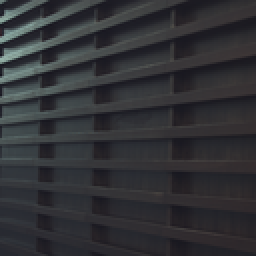
%> input picture 22-demosaicking-algorithms/general_functions/woodwall_0.png, 128 x 128 px, shrunk from 1024 x 1024 before the run (shown 2 times larger); the run also reads 2 pictures not shown here
$ octave Run_NSB.m   (GNU Octave 9; MATLAB toolbox functions it lacks are replaced by stand-ins)
%> lines starting %> are read from the running program, lines starting %| are printed output that depends on the picture
### 22-demosaicking-algorithms/general_functions/normalize2D.m
% This function normalizes a 2D matrix I0 to a 0-1 2D matrix I.
%
function I=normalize2D(I0)

I0=double(I0);
MAX=max(max(I0));
MIN=min(min(I0));
delta=MAX-MIN;

[r,c]=size(I0);
I=zeros(r,c);
for i=1:r
    for j=1:c
     I(i,j)=((I0(i,j)-MIN)./delta);
    end
end

end

### 22-demosaicking-algorithms/general_functions/calculateStokes.m
% This function calculates the 5 polarization parameters of the pixel.
%
% Output parameters:
%  5 polarization parameters: s0,s1,s2,DOLP,AOLP
%
% Input parameters:
%  4 intensity parameters of the pixel: i0,i45,i90,i135
%
function [s0,s1,s2,DOLP,AOLP] = calculateStokes(i0,i45,i90,i135)

% i0,i45,i90,i135: 0~1;
% make sure S0: 0~1, S1: -1~1, S2: -1~1
s0 = 0.5*(i0 + i45 + i90 + i135);
s0 = s0/2;
s1 = i0 - i90;
s2 = i45 - i135;

% make sure DOLP: 0~1
DOLP = sqrt(s1.*s1 + s2.*s2)./(s0);
DOLP(DOLP>1) = 1;
DOLP(DOLP<0) = 0;
DOLP(isnan(DOLP)) = 0;
DOLP(isinf(DOLP)) = 1;

% make sure AOLP: 0~1
AOLP = (1/2) * atan2(s2,s1);
AOLP = AOLP * 180 / pi;
AOLP = mod(AOLP,180)/180.0;

 if max(i0(:)) > 255 || max(i45(:)) > 255 || max(i90(:)) > 255 || max(i135(:)) > 255
    s1 = (s1 + 65535)/131070;
    s2 = (s2 + 65535)/131070;
 elseif max(i0(:) < 1) || max(i45(:) < 1) || max(i90(:) < 1) || max(i135(:) < 1)
    s1 = (s1 + 1)/2;
    s2 = (s2 + 1)/2;
 else
    s1 = (s1 + 255)/510;
    s2 = (s2 + 255)/510;
 end

end

### 22-demosaicking-algorithms/Novel smoothness based (NSB)/Smoothness.m
%% Demosaic a matrix, and get 4 full-resolution intensity matrices with
% 'novel smoothness based' algorithm
%
%% Input:
% The mosaic matrix
%
%% Output:
% 4 demosaiced matrices (4 intensity matrices)
function [I0_d,I45_d,I90_d,I135_d] = Smoothness(mosaic)
% 90 45
% 135 0
I90=mosaic(:,:,1);
I45=mosaic(:,:,2);
I135=mosaic(:,:,3);
I0=mosaic(:,:,4);
I90=padarray(I90,[3 3]);
I45=padarray(I45,[3 3]);
I135=padarray(I135,[3 3]);
I0=padarray(I0,[3 3]);

I=sum(mosaic,3);
I=padarray(I,[3 3]);
[r,c]=size(I);
%% sigma
S=zeros(r,c);
n=0;
for i=4:2:r-3
    for j=4:2:c-3
        E=(I(i,j)+I(i,j+1)+I(i+1,j)+I(i+1,j+1))/4;
        J=1/3*((I(i,j)-E)^2+(I(i,j+1)-E)^2+(I(i+1,j)-E)^2+(I(i+1,j+1)-E)^2);
        s=sqrt(J);
        S(i,j)=s;
        n=n+1;
    end
end
S_m=sum(sum(S))/n;
%% compare and interpolate
for i=4:2:r-3
    for j=4:2:c-3
        if S(i,j)<S_m
            % bilinear
            % 90
            I90(i+1,j+1)=(I90(i,j)+I90(i,j+2)+I90(i+2,j)+I90(i+2,j+2))/4;
            I90(i,j+1)=(I90(i,j)+I90(i,j+2))/2;
            I90(i+1,j)=(I90(i,j)+I90(i+2,j))/2;
            %45
            I45(i+1,j)=(I45(i,j-1)+I45(i,j+1)+I45(i+2,j-1)+I45(i+2,j+1))/4;
            I45(i,j)=(I45(i,j-1)+I45(i,j+1))/2;
            I45(i+1,j+1)=(I45(i,j+1)+I45(i+2,j+1))/2;
           %135
            I135(i,j+1)=(I135(i+1,j)+I135(i-1,j)+I135(i-1,j+2)+I135(i+1,j+2))/4;
            I135(i,j)=(I135(i-1,j)+I135(i+1,j))/2;
            I135(i+1,j+1)=(I135(i+1,j)+I135(i+1,j+2))/2;
            %0
            I0(i,j)=(I0(i-1,j-1)+I0(i-1,j+1)+I0(i+1,j-1)+I0(i+1,j+1))/4;
            I0(i,j+1)=(I0(i-1,j+1)+I0(i+1,j+1))/2;
            I0(i+1,j)=(I0(i+1,j-1)+I0(i+1,j+1))/2;
        else
            % bicubic
           B90=I(i-2:2:i+4,j-2:2:j+4);
           I90(i+1,j+1)=bicu(B90,0.5,0.5);
           I90(i,j+1)=bicu(B90,0,0.5);
           I90(i+1,j)=bicu(B90,0.5,0);

           B45=I(i-2:2:i+4,j-3:2:j+3);
           I45(i+1,j)=bicu(B45,0.5,0.5);
           I45(i,j)=bicu(B45,0,0.5);
           I45(i+1,j+1)=bicu(B45,0.5,0);

           B135=I(i-3:2:i+3,j-2:2:j+4);
           I135(i,j+1)=bicu(B135,0.5,0.5);
           I135(i,j)=bicu(B135,0.5,0);
           I135(i+1,j+1)=bicu(B135,0,0.5);

           B0=I(i-3:2:i+3,j-3:2:j+3);
           I0(i,j)=bicu(B0,0.5,0.5);
           I0(i,j+1)=bicu(B0,0.5,0);
           I0(i+1,j)=bicu(B0,0,0.5);
          end
    end
end

I0_d=I0(4:r-3,4:c-3);
I45_d=I45(4:r-3,4:c-3);
I135_d=I135(4:r-3,4:c-3);
I90_d=I90(4:r-3,4:c-3);

end

### 22-demosaicking-algorithms/general_functions/Impsnr.m
% This function calculate the psnr between images X and Y (X or Y is not
% AOLP).
%
% Output parameters:
%  psnr: psnr between images X and Y
%
% Input parameters:
%  X: image whose dimensions should be same to that of Y
%  Y: image whose dimensions should be same to that of X
%  peak (optional): peak value (default: 255)
%  b (optional): border size to be neglected for evaluation
%
function psnr = Impsnr(X, Y, peak, b)

% decide the parameters
if( nargin < 3 ) % nargin is the number of input parameters
 peak = 255;
end

if( nargin < 4 )
 b = 0;
end

if( b > 0 )
 X = X(b:size(X,1)-b, b:size(X,2)-b,:);
 Y = Y(b:size(Y,1)-b, b:size(Y,2)-b,:);
end

% calculate psnr between X and Y
dif = (X - Y);
dif = dif .* dif;
for i=1:size(dif, 3)
 d = dif(:,:,i);
 mse = sum( d(:) ) / numel(d)+1e-32;
 psnr(i) = 10 * log10( peak * peak / mse );
end

end

### 22-demosaicking-algorithms/general_functions/Impsnr_AOLP.m
% This function calculates the psnr between AOLP images X and Y.
%
% Output parameters:
%  psnr: psnr between AOLP images X and Y
%
% Input parameters:
%  X: image whose dimensions should be same to that of Y
%  Y: image whose dimensions should be same to that of X
%  b (optional): border size to be neglected for evaluation
%
function psnr_AOLP = Impsnr_AOLP(x, y, b)

if( b > 0 )
     x = x(b:size(x,1)-b, b:size(x,2)-b,:);
     y = y(b:size(y,1)-b, b:size(y,2)-b,:);
end

 x = within01( x );
 y = within01( y );

 x = x(:);
 y = y(:);

 d0 = x - y;     d0 = d0 .* d0;
 dp = (x+1) - y; dp = dp .* dp;
 dn = (x-1) - y; dn = dn .* dn;

 dif = cat( 3, d0, dp, dn );
 dif = min( dif, [], 3 );

 mse = sum( dif ) / numel(dif);
 psnr_AOLP = 10*log10(1/mse);

end


function dst = within01( src )
 dst = src;

 d = ( dst > 1 );
 while( sum(d(:)) > 0 )
  dst = dst - d;
  d = ( dst > 1 );
 end

 d = ( dst < 0 );
 while( sum(d(:)) > 0 )
  dst = dst + d;
  d = ( dst < 1 );
 end

end

### 22-demosaicking-algorithms/general_functions/DrawPairs.m
% This function shows 10 pairs of polarization-parameter images.
% Each pair contains an origin image and a demosaicked image.
%
% Output parameters:
%  10 pairs of images in 5 figures
%
% Input parameters:
%  all polarization-parameter matrixes (both origin and demisaicked ones)
%
function DrawPairs(I0,I45,I90,I135,S0,S1,S2,DOLP,AOLP,I0_d,I45_d,I90_d,I135_d,S0_d,S1_d,S2_d,DOLP_d,AOLP_d)

%% prepare for origin
 z = ones(size(AOLP));
 hsv = cat(3,AOLP,DOLP,z);
 rgb = hsv2rgb(hsv);

 z = ones(size(AOLP_d));
 hsv_d = cat(3,AOLP_d,DOLP_d,z);
 rgb_d = hsv2rgb(hsv_d);

 %% draw pairs : 5 seperate images
     % intensity images
     figure('units','normalized','outerposition',[0 0 1 1]);set(gcf,'Color',[1,1,1]);
     subplot(2,4,1);imshow(I0(:,:));title(['I0 ']); subplot(2,4,2);imshow(I0_d(:,:));title(['I0-d ']);
     subplot(2,4,3);imshow(I45(:,:));title(['I45 ']); subplot(2,4,4);imshow(I45_d(:,:));title(['I45-d ']);
     subplot(2,4,5);imshow(I90(:,:));title(['I90 ']); subplot(2,4,6);imshow(I90_d(:,:));title(['I90-d ']);
     subplot(2,4,7);imshow(I135(:,:));title(['I135 ']); subplot(2,4,8);imshow(I135_d(:,:));title(['I135-d ']);
     saveas(gcf, 'Results/intensity.png');

     % Stokes images
     figure('units','normalized','outerposition',[0 0 1 1]);set(gcf,'Color',[1,1,1]);
     subplot(1,6,1);imshow(im2double(S0(:,:)));title('S0'); subplot(1,6,2);imshow(im2double(S0_d(:,:)));title('S0-d');
     subplot(1,6,3);imshow(im2double(S1(:,:)));title('S1'); subplot(1,6,4);imshow(im2double(S1_d(:,:)));title('S1-d');
     subplot(1,6,5);imshow(im2double(S2(:,:)));title('S2'); subplot(1,6,6);imshow(im2double(S2_d(:,:)));title('S2-d');
     saveas(gcf, 'Results/stokes.png');

     % DOLP images
     figure(3);
     subplot(1,2,1);imshow((DOLP(:,:)),[0 1 ]);title('DOLP');colorbar('Ticks',[0,0.25,0.50,0.75,1],'TickLabels',{'0%','25%','50%','75%','100%'});
     subplot(1,2,2);imshow((DOLP_d(:,:)),[0 1 ]);title('DOLP-d');colorbar('Ticks',[0,0.25,0.50,0.75,1],'TickLabels',{'0%','25%','50%','75%','100%'});
     saveas(gcf, 'Results/DOLP.png');

     % AOLP images
     figure(4);
     ax2 = subplot(1,2,1);imshow(im2double(AOLP(:,:)));colormap(ax2,'jet');colorbar('Ticks',[0,0.25,0.50,0.75,1],'TickLabels',{'0°','45°','90°','135°','180°'});title('AOLP');
     ax2_d = subplot(1,2,2);imshow(im2double(AOLP_d(:,:)));colormap(ax2_d,'jet');colorbar('Ticks',[0,0.25,0.50,0.75,1],'TickLabels',{'0°','45°','90°','135°','180°'});title('AOLP-d');
     saveas(gcf, 'Results/AOLP.png');

     % AOLP DOLP HSV image
     figure(5);
     subplot(1,2,1);imshow(rgb);title(['AOP-DOP']);
     subplot(1,2,2);imshow(rgb_d);title(['AOP-DOP-d']);
     saveas(gcf, 'Results/AOLP-DOLP.png');

end

### 22-demosaicking-algorithms/Novel smoothness based (NSB)/Run_NSB.m
%% Describe:
% This code shows the algorithm's demosaicing ability intuitively.
% It will mosaic a ground-truth scenario first, demosaic it with the
%   specific algorithm discussed in this folder, and then compare
%   the polarization parameters before and after demosaicing.
% It will use subjective and objective indicators to describe the demosaicing
%   performance.
%
%% Note:
% Make sure to put this code and the 'general_functions' folder in the
%   same folder.
%
%% Input:
% 4 RGB polarization images from the scenario 'woodwall'.
%
%% Output:
% 5 figures: showing 9 pairs of ground-truth and demosaiced polarization-
%   parameter images, including I0, I45, I90, I135, S0, S1, S2, DOLP and AOLP.
% A 'result' excel: PSNRs of these 9 pairs of images.


%% PRE
clc
close all;
clear all;
% add functions folder
addpath('general_functions');
% Result folder
if exist('Results') == 0
    mkdir('Results')
end
tic
% read polarization images (4 RGB pics)
I0 = double(imread('woodwall_0.png'));
I45 = double(imread('woodwall_45.png'));
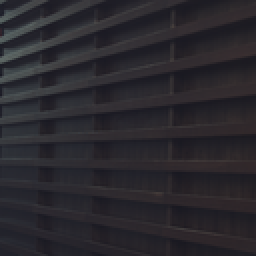
%> input picture 22-demosaicking-algorithms/general_functions/woodwall_45.png, 128 x 128 px, shrunk from 1024 x 1024 before the run (shown 2 times larger)
I90 = double(imread('woodwall_90.png'));
I135 = double(imread('woodwall_135.png'));
% abstract monochrome polarization image by green channel: origin
I0 = normalize2D(I0(:,:,2));
%> in normalize2D, `MAX=max(max(I0));`: MAX = 179
%> in normalize2D, `MIN=min(min(I0));`: MIN = 18
%> in normalize2D, `delta=MAX-MIN;`: delta = 161
%> after the loop in normalize2D, `for i=1:r`:
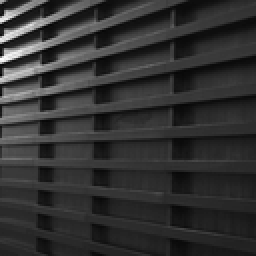
%> I: size 128x128 double (shown 2 times larger); min 0, max 1, mean 0.198
I45 = normalize2D(I45(:,:,2));
I90 = normalize2D(I90(:,:,2));
I135 = normalize2D(I135(:,:,2));
origin = cat(3,I90,I45,I135,I0);
%% caculate polarization parameters of Origin Image (I0,I45,I90,I135)
[S0,S1,S2,DOLP,AOLP] = calculateStokes(I0,I45,I90,I135);
%> in calculateStokes, `DOLP(DOLP>1) = 1;`:
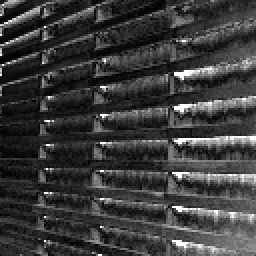
%> DOLP: size 128x128 double (shown 2 times larger); min 0.00154, max 1, mean 0.234


%% set mosaic pattern: mask
% 90 45
% 135 0
r = size(I0,1);
%> r = 128
c = size(I0,2);
%> c = 128
mask = [];
for i = 1:2
    for j = 1:2
        temp_mask = zeros(r,c);
        temp_mask(i:2:end,j:2:end) = 1;
        mask = cat(3,mask,temp_mask);
    end
end
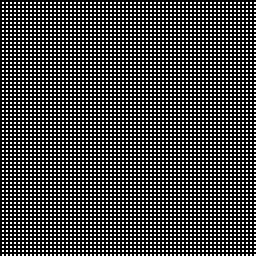
%> temp_mask: size 128x128 double (shown 2 times larger); values 0 (black) and 1 (white), 25% white in thin lines or dots
mask_90 = mask(:,:,1);
mask_45 = mask(:,:,2);
mask_135 = mask(:,:,3);
mask_0 = mask(:,:,4);
%% make the Mosaic Image: mosaic
mosaic(:,:,1) = origin(:,:,1) .* mask_90;
mosaic(:,:,2) = origin(:,:,2) .* mask_45;
mosaic(:,:,3) = origin(:,:,3) .* mask_135;
%> mosaic: size 128x128x3 double
mosaic(:,:,4) = origin(:,:,4) .* mask_0;
%> mosaic: size 128x128x4 double


%% get the Demosaic Image: demosaic (I0_d,I45_d,I90_d,I135_d)
[I0_d,I45_d,I90_d,I135_d] = Smoothness(mosaic);
%> after the loop in Smoothness, `for i=4:2:r-3`:
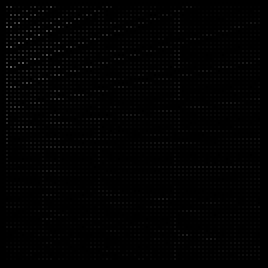
%> S: size 134x134 double (shown 2 times larger); min 0, max 0.39, mean 0.00805
%> after the loop in Smoothness, `for i=4:2:r-3`: n = 4096
%> in Smoothness, `S_m=sum(sum(S))/n;`: S_m = 0.0353
%> after the loop in Smoothness, `for i=4:2:r-3`:
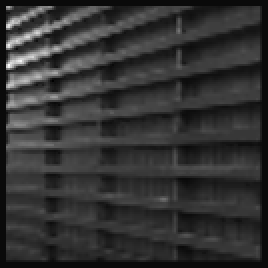
%> I90: size 134x134 double (shown 2 times larger); min -0.0474, max 1.16, mean 0.193; drawn with min black and max white
%> after the loop in Smoothness, `for i=4:2:r-3`: B0 = [0.13 0.149 0.0807 0.0683; 0.13 0.149 0.087 0.0745; 0.106 0.155 0.087 0.0807; 0 0 0 0]; B135 = [0.146 0.168 0.073 0.073; 0.153 0.161 0.0876 0.0803; 0.131 0.168 0.0876 0.0949; 0 0 0 0]; B45 = [0.138 0.175 0.1 0.075; 0.125 0.188 0.1 0.0875; 0 0 0 0; 0 0 0 0]; B90 = [0.148 0.23 0.082 0.0656; 0.164 0.213 0.0984 0.0984; 0 0 0 0; 0 0 0 0]
%> in Smoothness, `I0_d=I0(4:r-3,4:c-3);`:
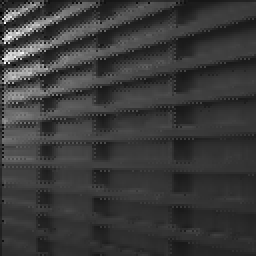
%> I0_d: size 128x128 double (shown 2 times larger); min -0.0745, max 1.11, mean 0.196; drawn with min black and max white
toc
t=toc;
%% caculate polarization parameters of Demosaic Image (S0_d,S1_d,S2_d,DOLP_d,AOLP_d)
[S0_d,S1_d,S2_d,DOLP_d,AOLP_d] = calculateStokes(I0_d,I45_d,I90_d,I135_d);


%% caculate PSNR, and use images
% show 10 image pairs
DrawPairs(I0,I45,I90,I135,S0,S1,S2,DOLP,AOLP,I0_d,I45_d,I90_d,I135_d,S0_d,S1_d,S2_d,DOLP_d,AOLP_d);
% calculate PSNRs by excluding a 15(or 14) pixel wide margin each side
psnr_90 = Impsnr(I90_d,I90,1,15);
%> the loop in Impsnr, `for i=1:size(dif, 3)` made 1 pass
%> mse on pass 1: 0.000974
%> psnr_90 = 30.12
psnr_45 = Impsnr(I45_d,I45,1,15);
%> the loop in Impsnr (call 2), `for i=1:size(dif, 3)` made 1 pass
%> mse on pass 1: 0.00151
%> psnr_45 = 28.22
psnr_135 = Impsnr(I135_d,I135,1,15);
%> psnr_135 = 25.7
psnr_0 = Impsnr(I0_d,I0,1,15);
%> psnr_0 = 25.37
psnr_S0 = Impsnr(S0_d,S0,1,15);
%> psnr_S0 = 30.25
psnr_S1 = Impsnr(S1_d,S1,1,15);
%> psnr_S1 = 31.05
psnr_S2 = Impsnr(S2_d,S2,1,15);
%> psnr_S2 = 31.75
psnr_DOLP = Impsnr(DOLP_d,DOLP,1,15);
%> psnr_DOLP = 12.27
psnr_AOLP = Impsnr_AOLP(AOLP_d,AOLP,15);
%> in Impsnr_AOLP, `mse = sum( dif ) / numel(dif);`: mse = 0.0345
%> in Impsnr_AOLP, `psnr_AOLP = 10*log10(1/mse);`: psnr_AOLP = 14.62
%> psnr_AOLP = 14.62
PSNR=[psnr_0 psnr_45 psnr_90 psnr_135 ;psnr_S0 psnr_S1 psnr_S2 0 ;psnr_DOLP psnr_AOLP 0 0]
%> PSNR = [25.37 28.22 30.12 25.7; 30.25 31.05 31.75 0; 12.27 14.62 0 0]
%% write down the results (create a folder)
result = [psnr_0 psnr_45 psnr_90 psnr_135 psnr_S0 psnr_S1 psnr_S2 psnr_DOLP psnr_AOLP t];
%> result = [25.37 28.22 30.12 25.7 30.25 31.05 31.75 12.27 14.62 6.22]
csvwrite('Results/result.csv',result);
